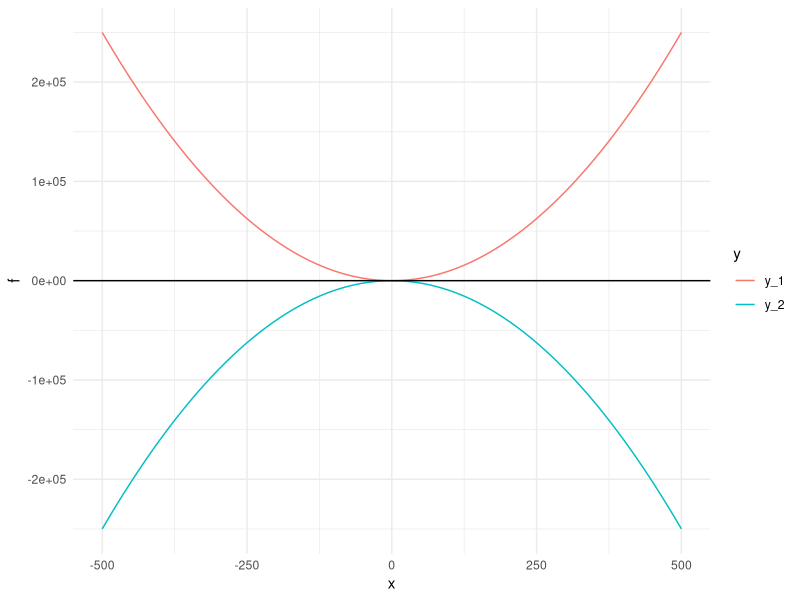
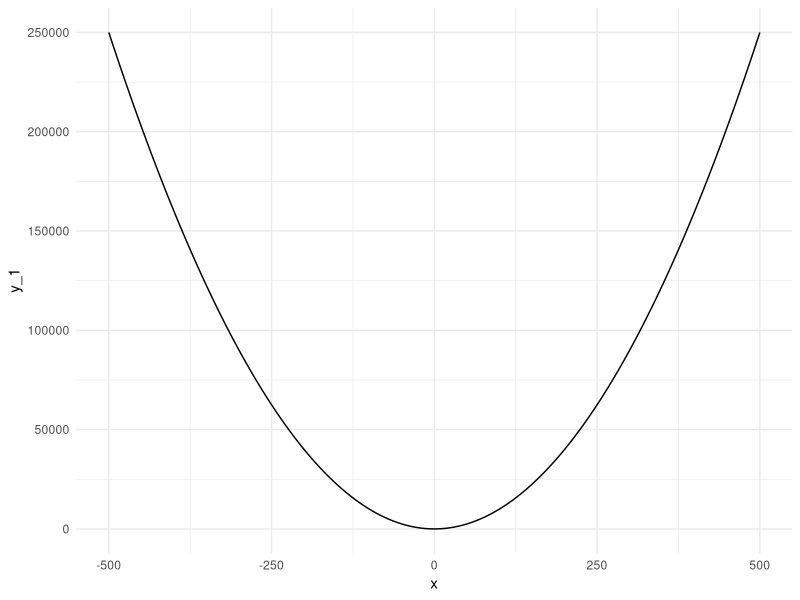
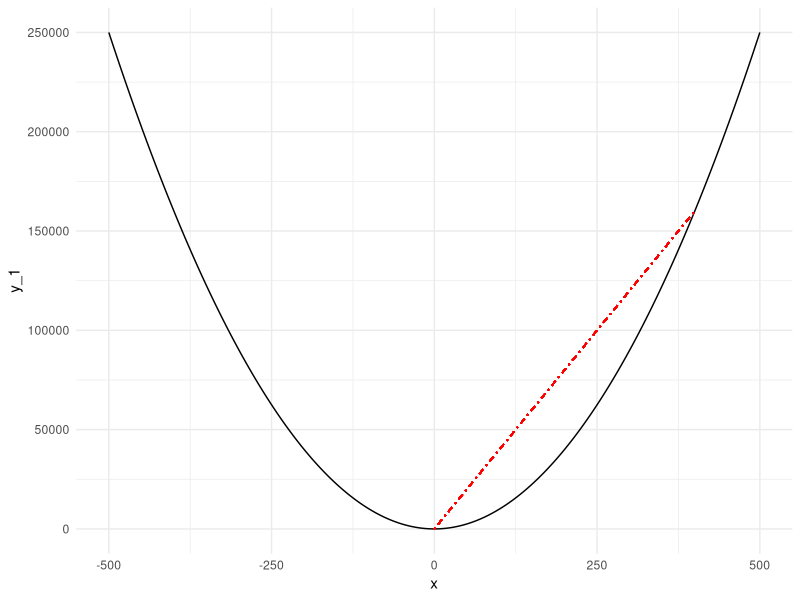
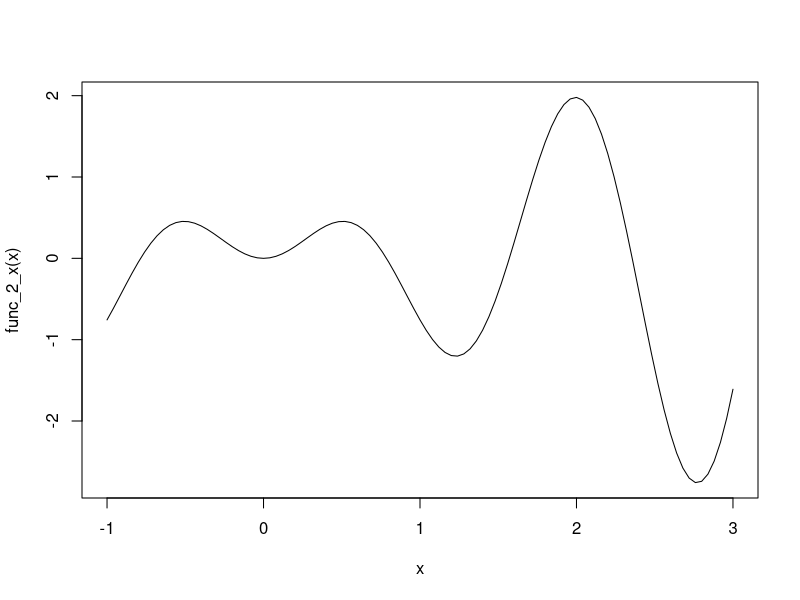
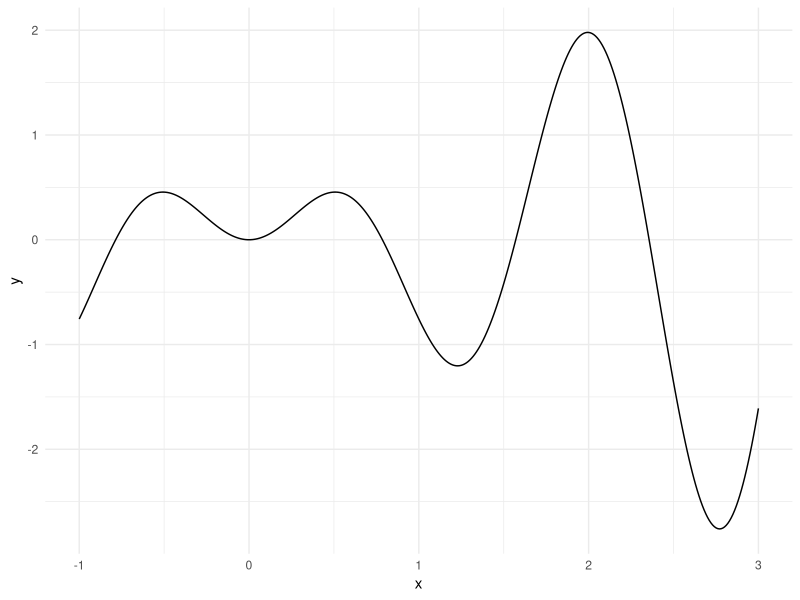
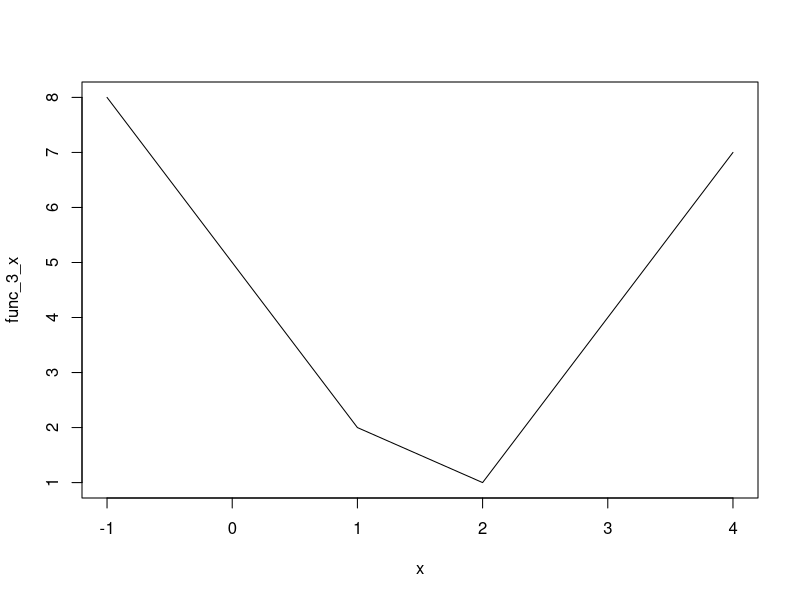
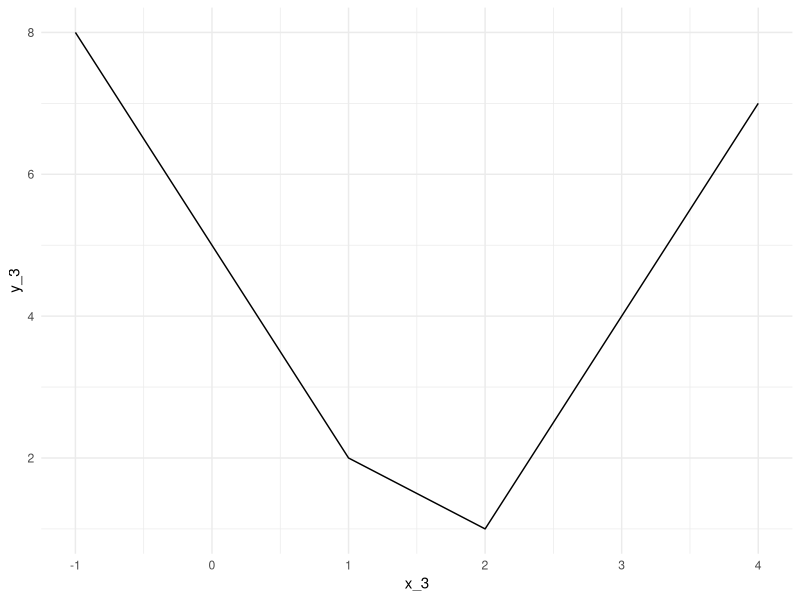
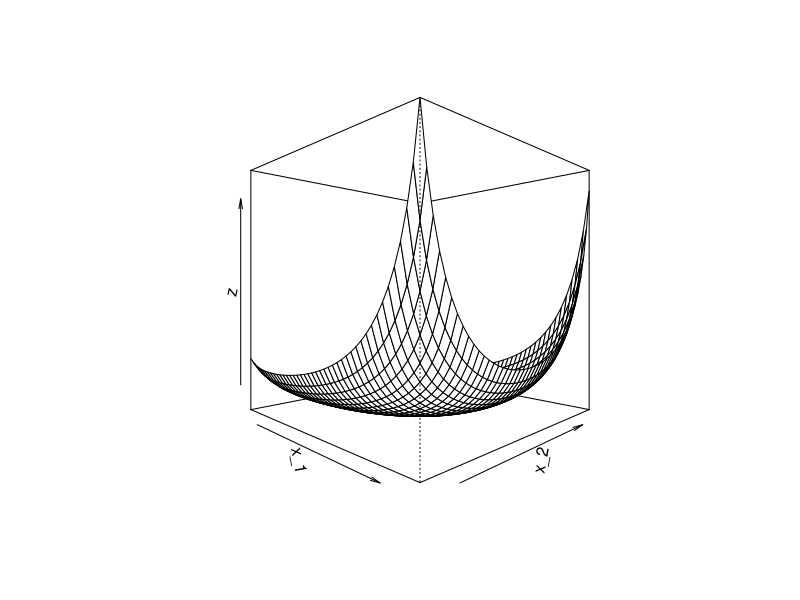

R code for these plots, in order:
## ---- chunk 1

library(tidyverse)
library(rmarkdown)
library(knitr)
library(xml2)
library(quadprog) #for quadratic programming

knitr::opts_chunk$set(echo = T, 
                      warning = T, 
                      message = F, 
                      eval = T, 
                      include = T,
                      fig.height=3.5, 
                      fig.width=3.5,
                      fig.align = 'center'
                      )
## ---- chunk 2
x <- -500:500
y_1 <- x^2
y_2 <- -x^2
data_l <- cbind(x, y_1, y_2) %>% 
  dplyr::as_tibble() %>% #wide format
  tidyr::gather(., 
                y_1:y_2, 
                key = 'y', 
                value = 'f') #long format

ggplot(data_l, aes(x, f, color = y)) +
  geom_line() +
  geom_hline(yintercept = 0) +
  theme_minimal()

## ---- chunk 3

Dmat <- matrix(c(1,-1,-1,2),2,2)
dvec = c(2,6)
Amat = matrix(c(-1,-1,1,-2,-2,-1),2,3)
bvec = c(-2,-2,-3)

quadprog::solve.QP(Dmat, dvec, Amat, bvec)

## ---- chunk 4

D_mat <- matrix(c(1.68,0.34,0.34,3.09),2,2)
d_vec <- c(0, 0)
A_mat <- matrix(c(1,1,0.018,0.025),2,2)
b_vec <- c(1,0.018)
m_eq <- 1

quadprog::solve.QP(D_mat, d_vec, A_mat, b_vec, m_eq)

## ---- chunk 5

(plot_x_square <- ggplot(data = dplyr::as_tibble(cbind(x, y_1)),
       mapping = aes(x, y_1)) +
  geom_line() +
  theme_minimal())

## ---- chunk 6

plot_x_square + 
  geom_segment(aes(x = 0, 
                   y = 0, 
                   xend = 400, 
                   yend = 400^2
                   ), 
               linetype = "dotdash", 
               color = "red"
               )

## ---- chunk 7
# Another function for optimization
func_2_x <- function(x) {x*sin(4*x)}

curve(func_2_x, -1, 3) #note base R graphics function curve()

# Via ggplot()
x <- seq(-1, 3, 0.01)
y <- func_2_x(x)
data_plot_gg <- cbind(x, y) %>% tibble::as_tibble()

ggplot(data_plot_gg, aes(x, y)) +
  geom_line() +
  theme_minimal()

# Using optimize()
(optim_min_mult <- optimize(f = func_2_x, 
                            interval = c(0, 3)
                            ) #default = minimum
) 

## ---- chunk 8

optimize(func_2_x, c(1.5, 3))

## ---- chunk 9

optimize(func_2_x, c(1.5, 3), maximum = TRUE)

## ---- chunk 10

func_3_x <- function(x) {abs(x-1)+2*abs(x-2)}

plot(func_3_x, -1, 4) #note generic function plotting in base R

# Via ggplot
x_3 <- seq(-1, 4, 0.01)
y_3 <- func_3_x(x_3)

ggplot(tibble::as_tibble(cbind(x_3,y_3)),
       aes(x_3, y_3)
       ) + 
  geom_line() +
  theme_minimal()

(optim_x_3 <- optimize(func_3_x, c(0,3)))

## ---- chunk 11

func_optim <- function(x)
{
  2*(x[1]-1)^2 + 5*(x[2]-3)^2 + 10
}

optim_min <- optim(c(1,1), func_optim) #x=(x_1,x_2)=c(1,1)
print(optim_min)
## ---- chunk 12

func_optim_2 <- function(x1, x2) 
{
  return(1/x1 + 1/x2 + 
    (1-x2)/(x2*(1-x1)) + 
    1/((1-x1)*(1-x2))
    )
}

x_1 <- x_2 <- seq(0.1, 0.9, 0.02)
z <- outer(x_1, x_2, FUN = "func_optim_2")

# Different perspectives
persp(x_1, x_2, z, theta = 45, phi = 0) 
persp(x_1, x_2, z, theta = 0, phi = 45)
persp(x_1, x_2, z, theta = -45, phi = 0)

## ---- chunk 13

func_opt_2 <- function(x)
{
  x1 <- x[1]
  x2 <- x[2]
  return((1/x1 + 1/x2 + 
            (1-x2)/(x2*(1-x1)) + 
            1/((1-x1)*(1-x2)))
         )
}

optim(c(0.5, 0.5), func_opt_2)

## ---- chunk 14

x_vec <- rnorm(1000, 5, 2) #1000 normals with mean 5 and sigma 2

neg_log_likeli <- function(theta)
{
  n <- length(x_vec)
  NLL <- sum((x_vec - theta[1])^2)/(2*theta[2]) + 
    (n/2)*log(theta[2])
  
  return(NLL)
}

optim(theta <- c(0,1), #(0,1) starting
      neg_log_likeli, 
      hessian=TRUE #print the Hessian matrix
      ) 

optim(theta <- c(0.5,1.2), #different starting point
      neg_log_likeli, 
      hessian=TRUE
      ) 

mean(x_vec)


sd(x_vec)
